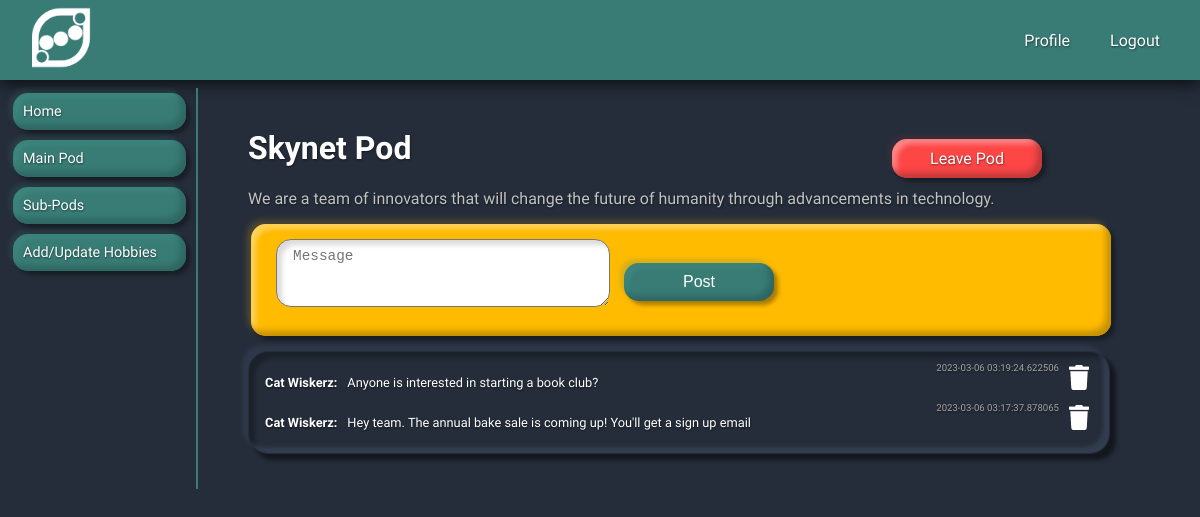
Before: /pods/1 (signed in) with the older database file.
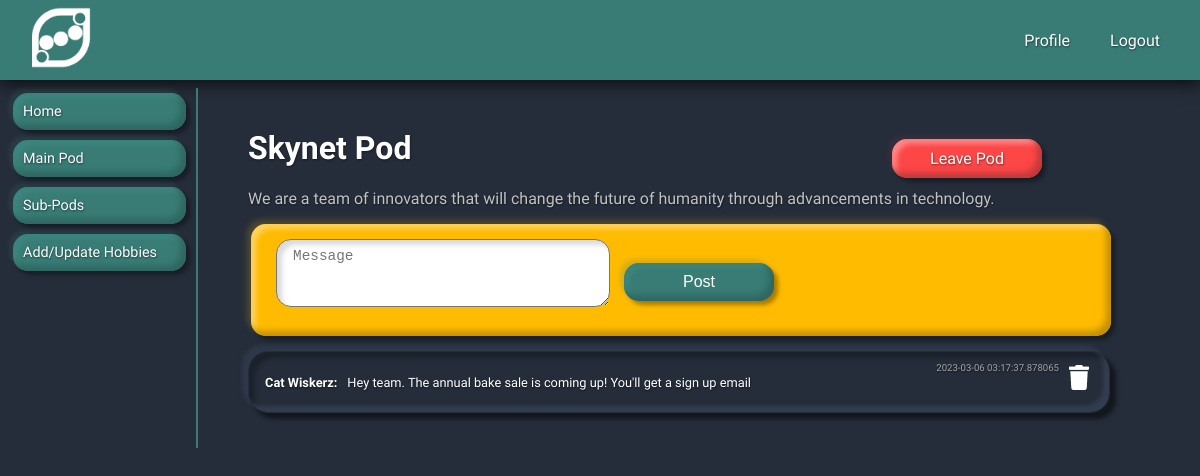
After: the same page with the newer database file.
### models.py (models this page shows, shortened)
class PodMessage(db.Model):
    __tablename__ = 'messages_in_pod'
    id = db.Column(db.Integer, primary_key=True, autoincrement=True)
    contents = db.Column(db.Text, nullable=False)
    timestamp = db.Column(db.DateTime, nullable=False, default=datetime.utcnow())
    user_id = db.Column(db.Integer, db.ForeignKey('users.id', ondelete='cascade'))
    pod_id = db.Column(db.Integer, db.ForeignKey('pods.id', ondelete='cascade'))

class User(db.Model):
    __tablename__ = 'users'
    id = db.Column(db.Integer, primary_key=True, autoincrement=True)
    username = db.Column(db.String(20), unique=True, nullable=False)
    password = db.Column(db.Text, nullable=False)
    first_name = db.Column(db.String(50), nullable=False)
    last_name = db.Column(db.String(50), nullable=False)
    email = db.Column(db.Text, nullable=False, unique=True)
    city = db.Column(db.Text, nullable=False)
    state = db.Column(db.Text, nullable=False)
    lat_lng = db.Column(db.Text)
    pods = db.relationship('Pod', secondary="pod_users", backref='user')
    sub_pods = db.relationship('SubPod', secondary="sub_pod_users", backref='user')
    hobbies = db.relationship('Hobby', secondary='user_hobbies', backref='user')
    pod_messages = db.relationship('PodMessage', backref='pod_user')
    sub_pod_messages = db.relationship('SubPodMessage', backref='sub_pod_user')

### app.py (the view, shortened to what this page needs)
@app.route('/pods/<int:pod_id>', methods=['GET', 'POST'])
def pod_home(pod_id):
    if not g.user:
        flash("Access unauthorized.", "error")
        return redirect("/")
    form = MessageForm()
    user, pod, pod_member = is_pod_member()
    if pod.id != pod_id:
        flash("Access unauthorized.", "error")
        return redirect("/")
    pod_messages = PodMessage.query.filter(PodMessage.pod_id==pod.id).order_by(PodMessage.timestamp.desc()).all()
    return render_template('/pods/pod.html', form=form, pod=pod, pod_member=pod_member, pod_messages=pod_messages)

### forms.py
class MessageForm(FlaskForm):
    contents = TextAreaField('Message', validators=[DataRequired(), Length(min=1,max=180)])

### app.py (called while the page is built)
def is_pod_member():
    if g.user:
        user = User.query.get(int(session[CURRENT_USER]))
        empty_tupple = (None,None,None)
        if user:
            main_pod = user.pods
            if main_pod:
                main_pod = user.pods[0]
                pod_member = PodUser.query.filter(PodUser.pod_id==main_pod.id, PodUser.user_id==user.id).first()
                if pod_member:
                    return user, main_pod, pod_member
                else:
                    return empty_tupple
            else:
                return empty_tupple

@app.before_request
def add_user_to_g():
    if CURRENT_USER in session:
        g.user = User.query.get(session[CURRENT_USER])
    else:
        g.user = None

### templates/pods/pod.html (shortened to what this page needs)
{% extends '/users/user_menu.html' %}
{% block dashboard %}
<h1 class="main_title">{{ pod.name }} Pod</h1>
<a href='/pods/{{pod.id}}/leave/user/{{pod_member.user_id}}'>
<div type="button" class="button-leave">Leave Pod</div>
</a>
<p class="content_text">{{ pod.description }}</p>
<div class='message_container'>
  <form method="POST" id="user_form">
    {% for field in form if field.widget.input_type != 'hidden' %}
    {{ field(placeholder=field.label.text, class="message_field") }}
    {% endfor %}
    <button class="button-message">Post</button>
  </form>
</div>
<div class="indented_container">
  {% for message in pod_messages %}
  <div>
    <p class="pod_thumbnail_text_title white_font">
      {{ message.pod_user.first_name }} {{ message.pod_user.last_name }}:
    </p>
    <p class='inline_text small_font white_font'>{{ message.contents }}</p>
    {% if message.pod_user.id == pod_member.user_id %}
    <a href='/pods/{{pod.id}}/delete/message/{{message.id}}'>
    <img class='trash' src='/static/imgs/trash.png'>
    </a>
    {% endif %}
    <p class='timestamp'>{{ message.timestamp }}</p>
  </div>
  {% endfor %}
</div>
{% endblock %}

Changed rows visible on the page:
removed PodMessage: pod_user.first_name "Cat", pod_user.last_name "Wiskerz", contents "Anyone is interested in starting a book club?", timestamp "2023-03-06 03:19:24.622506"
